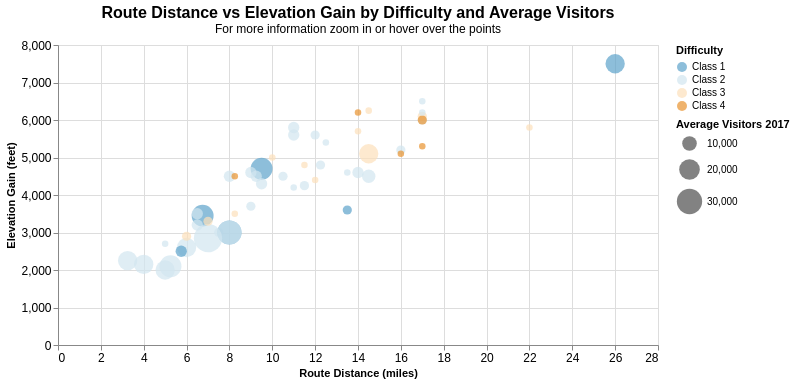

Notebook source saved alongside this figure:
### Markdown cell above
### **Question 2**: <br>
**Elevation gain vs distance, difficulty and visitors**

* **Charts:** Scatter plot, Faceted bubble chart
* **Insights:** Correlation between distance/elevation, visitor distribution by difficulty

### Code cell
#Question 2 | Chart 1: Scatter plot with interactive features

scatter_2 = alt.Chart(df_col14er).mark_circle(opacity=0.7).encode(
    x=alt.X('Distance_mi:Q', title='Route Distance (miles)', scale=alt.Scale(domain=[0, 28]), axis=alt.Axis(labelFontSize=12)),
    y=alt.Y('Elevation Gain_ft:Q', title='Elevation Gain (feet)', axis=alt.Axis(labelFontSize=12)),
    color=alt.Color('Difficulty:N').scale(scheme='blueorange'), #plasma, #magma
    size=alt.Size('Average Visitors 2017:Q', scale=alt.Scale(range=[0,800])),
    tooltip=['Mountain Peak', 'Difficulty', 'Distance_mi', 'Elevation Gain_ft', 'Average Visitors 2017'] # nice addition to show more information when hovering over the points
).properties(
    height=300,
    width=600,
    title={
        "text" : 'Route Distance vs Elevation Gain by Difficulty and Average Visitors',
        "subtitle": "For more information zoom in or hover over the points",
        "fontSize": 16,
        "fontWeight": "bold",
        "subtitleFontSize": 12
    }
).interactive()

scatter_2

### Figure 1 — Vega-Lite specification as saved in the notebook (floating-point values rounded to 4 significant figures)
{"config": {"view": {"continuousWidth": 300, "continuousHeight": 300}}, "data": {"name": "data-edeb8de2e50c1a3e782d222b6a868884"}, "mark": {"type": "circle", "opacity": 0.7}, "encoding": {"color": {"field": "Difficulty", "scale": {"scheme": "blueorange"}, "type": "nominal"}, "size": {"field": "Average Visitors 2017", "scale": {"range": [0, 800]}, "type": "quantitative"}, "tooltip": [{"field": "Mountain Peak", "type": "nominal"}, {"field": "Difficulty", "type": "nominal"}, {"field": "Distance_mi", "type": "quantitative"}, {"field": "Elevation Gain_ft", "type": "quantitative"}, {"field": "Average Visitors 2017", "type": "quantitative"}], "x": {"axis": {"labelFontSize": 12}, "field": "Distance_mi", "scale": {"domain": [0, 28]}, "title": "Route Distance (miles)", "type": "quantitative"}, "y": {"axis": {"labelFontSize": 12}, "field": "Elevation Gain_ft", "title": "Elevation Gain (feet)", "type": "quantitative"}}, "height": 300, "params": [{"name": "param_1", "select": {"type": "interval", "encodings": ["x", "y"]}, "bind": "scales"}], "title": {"text": "Route Distance vs Elevation Gain by Difficulty and Average Visitors", "subtitle": "For more information zoom in or hover over the points", "fontSize": 16, "fontWeight": "bold", "subtitleFontSize": 12}, "width": 600, "$schema": "https://vega.github.io/schema/vega-lite/v5.20.1.json", "datasets": {"data-edeb8de2e50c1a3e782d222b6a868884": [{"Mountain Peak": "Mount Elbert", "Mountain Range": "Sawatch Range", "Elevation_ft": 14440, "Prominence_ft": 9093, "Lat": 39.12, "Long": -106.4, "Distance_mi": 9.5, "Elevation Gain_ft": 4700, "Difficulty": "Class 1", "Traffic Low": 20000, "Traffic High": 25000, "Average Visitors 2017": 22500}, {"Mountain Peak": "Mount Massive", "Mountain Range": "Sawatch Range", "Elevation_ft": 14428, "Prominence_ft": 1961, "Lat": 39.19, "Long": -106.5, "Distance_mi": 14.5, "Elevation Gain_ft": 4500, "Difficulty": "Class 2", "Traffic Low": 7000, "Traffic High": 10000, "Average Visitors 2017": 8500}, {"Mountain Peak": "Mount Harvard", "Mountain Range": "Sawatch Range", "Elevation_ft": 14421, "Prominence_ft": 2360, "Lat": 38.92, "Long": -106.3, "Distance_mi": 14.0, "Elevation Gain_ft": 4600, "Difficulty": "Class 2", "Traffic Low": 5000, "Traffic High": 7000, "Average Visitors 2017": 6000}, {"Mountain Peak": "Blanca Peak", "Mountain Range": "Sangre de Cristo Range", "Elevation_ft": 14351, "Prominence_ft": 5326, "Lat": 37.58, "Long": -105.5, "Distance_mi": 17.0, "Elevation Gain_ft": 6500, "Difficulty": "Class 2", "Traffic Low": 1000, "Traffic High": 3000, "Average Visitors 2017": 2000}, {"Mountain Peak": "La Plata Peak", "Mountain Range": "Sawatch Range", "Elevation_ft": 14343, "Prominence_ft": 1836, "Lat": 39.03, "Long": -106.5, "Distance_mi": 9.25, "Elevation Gain_ft": 4500, "Difficulty": "Class 2", "Traffic Low": 5000, "Traffic High": 7000, "Average Visitors 2017": 6000}, {"Mountain Peak": "Uncompahgre Peak", "Mountain Range": "San Juan Mountains", "Elevation_ft": 14321, "Prominence_ft": 4277, "Lat": 38.07, "Long": -107.5, "Distance_mi": 7.5, "Elevation Gain_ft": 3000, "Difficulty": "Class 2", "Traffic Low": 3000, "Traffic High": 5000, "Average Visitors 2017": 4000}, {"Mountain Peak": "Crestone Peak", "Mountain Range": "Sangre de Cristo Range", "Elevation_ft": 14300, "Prominence_ft": 4554, "Lat": 37.97, "Long": -105.6, "Distance_mi": 14.0, "Elevation Gain_ft": 5700, "Difficulty": "Class 3", "Traffic Low": 1000, "Traffic High": 3000, "Average Visitors 2017": 2000}, {"Mountain Peak": "Mount Lincoln", "Mountain Range": "Mosquito Range", "Elevation_ft": 14293, "Prominence_ft": 3862, "Lat": 39.35, "Long": -106.1, "Distance_mi": 6.0, "Elevation Gain_ft": 2600, "Difficulty": "Class 2", "Traffic Low": 15000, "Traffic High": 20000, "Average Visitors 2017": 17500}, {"Mountain Peak": "Castle Peak", "Mountain Range": "Elk Mountains", "Elevation_ft": 14279, "Prominence_ft": 2365, "Lat": 39.01, "Long": -106.9, "Distance_mi": 13.5, "Elevation Gain_ft": 4600, "Difficulty": "Class 2", "Traffic Low": 1000, "Traffic High": 3000, "Average Visitors 2017": 2000}, {"Mountain Peak": "Grays Peak", "Mountain Range": "Front Range", "Elevation_ft": 14278, "Prominence_ft": 2770, "Lat": 39.63, "Long": -105.8, "Distance_mi": 8.0, "Elevation Gain_ft": 3000, "Difficulty": "Class 1", "Traffic Low": 25000, "Traffic High": 30000, "Average Visitors 2017": 27500}, {"Mountain Peak": "Mount Antero", "Mountain Range": "Sawatch Range", "Elevation_ft": 14276, "Prominence_ft": 2503, "Lat": 38.67, "Long": -106.2, "Distance_mi": 16.0, "Elevation Gain_ft": 5200, "Difficulty": "Class 2", "Traffic Low": 3000, "Traffic High": 5000, "Average Visitors 2017": 4000}, {"Mountain Peak": "Torreys Peak", "Mountain Range": "Front Range", "Elevation_ft": 14275, "Prominence_ft": 560, "Lat": 39.64, "Long": -105.8, "Distance_mi": 8.0, "Elevation Gain_ft": 3000, "Difficulty": "Class 2", "Traffic Low": 25000, "Traffic High": 30000, "Average Visitors 2017": 27500}, {"Mountain Peak": "Quandary Peak", "Mountain Range": "Mosquito Range", "Elevation_ft": 14271, "Prominence_ft": 1125, "Lat": 39.4, "Long": -106.1, "Distance_mi": 6.75, "Elevation Gain_ft": 3450, "Difficulty": "Class 1", "Traffic Low": 20000, "Traffic High": 25000, "Average Visitors 2017": 22500}, {"Mountain Peak": "Mount Evans", "Mountain Range": "Front Range", "Elevation_ft": 14271, "Prominence_ft": 2770, "Lat": 39.59, "Long": -105.6, "Distance_mi": 5.0, "Elevation Gain_ft": 2000, "Difficulty": "Class 2", "Traffic Low": 15000, "Traffic High": 20000, "Average Visitors 2017": 17500}, {"Mountain Peak": "Longs Peak", "Mountain Range": "Front Range", "Elevation_ft": 14259, "Prominence_ft": 2940, "Lat": 40.26, "Long": -105.6, "Distance_mi": 14.5, "Elevation Gain_ft": 5100, "Difficulty": "Class 3", "Traffic Low": 15000, "Traffic High": 20000, "Average Visitors 2017": 17500}, {"Mountain Peak": "Mount Wilson", "Mountain Range": "San Juan Mountains", "Elevation_ft": 14252, "Prominence_ft": 4024, "Lat": 37.84, "Long": -108.0, "Distance_mi": 16.0, "Elevation Gain_ft": 5100, "Difficulty": "Class 4", "Traffic Low": 1000, "Traffic High": 3000, "Average Visitors 2017": 2000}, {"Mountain Peak": "Mount Shavano", "Mountain Range": "Sawatch Range", "Elevation_ft": 14231, "Prominence_ft": 1619, "Lat": 38.62, "Long": -106.2, "Distance_mi": 9.0, "Elevation Gain_ft": 4600, "Difficulty": "Class 2", "Traffic Low": 5000, "Traffic High": 7000, "Average Visitors 2017": 6000}, {"Mountain Peak": "Mount Princeton", "Mountain Range": "Sawatch Range", "Elevation_ft": 14204, "Prominence_ft": 2177, "Lat": 38.75, "Long": -106.2, "Distance_mi": 6.5, "Elevation Gain_ft": 3200, "Difficulty": "Class 2", "Traffic Low": 5000, "Traffic High": 7000, "Average Visitors 2017": 6000}, {"Mountain Peak": "Mount Belford", "Mountain Range": "Sawatch Range", "Elevation_ft": 14203, "Prominence_ft": 1337, "Lat": 38.96, "Long": -106.4, "Distance_mi": 8.0, "Elevation Gain_ft": 4500, "Difficulty": "Class 2", "Traffic Low": 5000, "Traffic High": 7000, "Average Visitors 2017": 6000}, {"Mountain Peak": "Crestone Needle", "Mountain Range": "Sangre de Cristo Range", "Elevation_ft": 14203, "Prominence_ft": 457, "Lat": 37.96, "Long": -105.6, "Distance_mi": 12.0, "Elevation Gain_ft": 4400, "Difficulty": "Class 3", "Traffic Low": 1000, "Traffic High": 3000, "Average Visitors 2017": 2000}, {"Mountain Peak": "Mount Yale", "Mountain Range": "Sawatch Range", "Elevation_ft": 14200, "Prominence_ft": 1896, "Lat": 38.84, "Long": -106.3, "Distance_mi": 9.5, "Elevation Gain_ft": 4300, "Difficulty": "Class 2", "Traffic Low": 5000, "Traffic High": 7000, "Average Visitors 2017": 6000}, {"Mountain Peak": "Mount Bross", "Mountain Range": "Mosquito Range", "Elevation_ft": 14178, "Prominence_ft": 312, "Lat": 39.34, "Long": -106.1, "Distance_mi": 3.25, "Elevation Gain_ft": 2250, "Difficulty": "Class 2", "Traffic Low": 15000, "Traffic High": 20000, "Average Visitors 2017": 17500}, {"Mountain Peak": "Kit Carson Mountain", "Mountain Range": "Sangre de Cristo Range", "Elevation_ft": 14171, "Prominence_ft": 1025, "Lat": 37.98, "Long": -105.6, "Distance_mi": 14.5, "Elevation Gain_ft": 6250, "Difficulty": "Class 3", "Traffic Low": 1000, "Traffic High": 3000, "Average Visitors 2017": 2000}, {"Mountain Peak": "Maroon Peak", "Mountain Range": "Elk Mountains", "Elevation_ft": 14163, "Prominence_ft": 2336, "Lat": 39.07, "Long": -107.0, "Distance_mi": 11.5, "Elevation Gain_ft": 4800, "Difficulty": "Class 3", "Traffic Low": 1000, "Traffic High": 3000, "Average Visitors 2017": 2000}, {"Mountain Peak": "Tabeguache Peak", "Mountain Range": "Sawatch Range", "Elevation_ft": 14162, "Prominence_ft": 455, "Lat": 38.63, "Long": -106.3, "Distance_mi": 11.0, "Elevation Gain_ft": 5600, "Difficulty": "Class 2", "Traffic Low": 5000, "Traffic High": 7000, "Average Visitors 2017": 6000}, {"Mountain Peak": "Mount Oxford (Colorado)", "Mountain Range": "Sawatch Range", "Elevation_ft": 14160, "Prominence_ft": 653, "Lat": 38.96, "Long": -106.3, "Distance_mi": 11.0, "Elevation Gain_ft": 5800, "Difficulty": "Class 2", "Traffic Low": 5000, "Traffic High": 7000, "Average Visitors 2017": 6000}, {"Mountain Peak": "Mount Sneffels", "Mountain Range": "San Juan Mountains", "Elevation_ft": 14158, "Prominence_ft": 3050, "Lat": 38.0, "Long": -107.8, "Distance_mi": 6.0, "Elevation Gain_ft": 2900, "Difficulty": "Class 3", "Traffic Low": 3000, "Traffic High": 5000, "Average Visitors 2017": 4000}, {"Mountain Peak": "Mount Democrat", "Mountain Range": "Mosquito Range", "Elevation_ft": 14155, "Prominence_ft": 768, "Lat": 39.34, "Long": -106.1, "Distance_mi": 4.0, "Elevation Gain_ft": 2150, "Difficulty": "Class 2", "Traffic Low": 15000, "Traffic High": 20000, "Average Visitors 2017": 17500}, {"Mountain Peak": "Capitol Peak", "Mountain Range": "Elk Mountains", "Elevation_ft": 14137, "Prominence_ft": 1750, "Lat": 39.15, "Long": -107.1, "Distance_mi": 17.0, "Elevation Gain_ft": 5300, "Difficulty": "Class 4", "Traffic Low": 1000, "Traffic High": 3000, "Average Visitors 2017": 2000}, {"Mountain Peak": "Pikes Peak", "Mountain Range": "Front Range", "Elevation_ft": 14115, "Prominence_ft": 5530, "Lat": 38.84, "Long": -105.0, "Distance_mi": 26.0, "Elevation Gain_ft": 7500, "Difficulty": "Class 1", "Traffic Low": 15000, "Traffic High": 20000, "Average Visitors 2017": 17500}, {"Mountain Peak": "Snowmass Mountain", "Mountain Range": "Elk Mountains", "Elevation_ft": 14099, "Prominence_ft": 1152, "Lat": 39.12, "Long": -107.1, "Distance_mi": 22.0, "Elevation Gain_ft": 5800, "Difficulty": "Class 3", "Traffic Low": 1000, "Traffic High": 3000, "Average Visitors 2017": 2000}, {"Mountain Peak": "Windom Peak", "Mountain Range": "San Juan Mountains", "Elevation_ft": 14093, "Prominence_ft": 2187, "Lat": 37.62, "Long": -107.6, "Distance_mi": 17.0, "Elevation Gain_ft": 6000, "Difficulty": "Class 2", "Traffic Low": 3000, "Traffic High": 5000, "Average Visitors 2017": 4000}, {"Mountain Peak": "Mount Eolus", "Mountain Range": "San Juan Mountains", "Elevation_ft": 14090, "Prominence_ft": 1024, "Lat": 37.62, "Long": -107.6, "Distance_mi": 17.0, "Elevation Gain_ft": 6100, "Difficulty": "Class 3", "Traffic Low": 3000, "Traffic High": 5000, "Average Visitors 2017": 4000}, {"Mountain Peak": "Challenger Point", "Mountain Range": "Sangre de Cristo Range", "Elevation_ft": 14087, "Prominence_ft": 301, "Lat": 37.98, "Long": -105.6, "Distance_mi": 12.5, "Elevation Gain_ft": 5400, "Difficulty": "Class 2", "Traffic Low": 1000, "Traffic High": 3000, "Average Visitors 2017": 2000}, {"Mountain Peak": "Mount Columbia", "Mountain Range": "Sawatch Range", "Elevation_ft": 14077, "Prominence_ft": 893, "Lat": 38.9, "Long": -106.3, "Distance_mi": 11.5, "Elevation Gain_ft": 4250, "Difficulty": "Class 2", "Traffic Low": 3000, "Traffic High": 5000, "Average Visitors 2017": 4000}, {"Mountain Peak": "Missouri Mountain", "Mountain Range": "Sawatch Range", "Elevation_ft": 14074, "Prominence_ft": 847, "Lat": 38.95, "Long": -106.4, "Distance_mi": 10.5, "Elevation Gain_ft": 4500, "Difficulty": "Class 2", "Traffic Low": 3000, "Traffic High": 5000, "Average Visitors 2017": 4000}, {"Mountain Peak": "Humboldt Peak", "Mountain Range": "Sangre de Cristo Range", "Elevation_ft": 14070, "Prominence_ft": 1204, "Lat": 37.98, "Long": -105.6, "Distance_mi": 11.0, "Elevation Gain_ft": 4200, "Difficulty": "Class 2", "Traffic Low": 1000, "Traffic High": 3000, "Average Visitors 2017": 2000}, {"Mountain Peak": "Mount Bierstadt", "Mountain Range": "Front Range", "Elevation_ft": 14065, "Prominence_ft": 720, "Lat": 39.58, "Long": -105.7, "Distance_mi": 7.0, "Elevation Gain_ft": 2850, "Difficulty": "Class 2", "Traffic Low": 35000, "Traffic High": 40000, "Average Visitors 2017": 37500}, {"Mountain Peak": "Sunlight Peak", "Mountain Range": "San Juan Mountains", "Elevation_ft": 14065, "Prominence_ft": 399, "Lat": 37.63, "Long": -107.6, "Distance_mi": 17.0, "Elevation Gain_ft": 6000, "Difficulty": "Class 4", "Traffic Low": 3000, "Traffic High": 5000, "Average Visitors 2017": 4000}, {"Mountain Peak": "Handies Peak", "Mountain Range": "San Juan Mountains", "Elevation_ft": 14058, "Prominence_ft": 1908, "Lat": 37.91, "Long": -107.5, "Distance_mi": 5.75, "Elevation Gain_ft": 2500, "Difficulty": "Class 1", "Traffic Low": 5000, "Traffic High": 7000, "Average Visitors 2017": 6000}, {"Mountain Peak": "Culebra Peak", "Mountain Range": "Sangre de Cristo Range", "Elevation_ft": 14053, "Prominence_ft": 4827, "Lat": 37.12, "Long": -105.2, "Distance_mi": 5.0, "Elevation Gain_ft": 2700, "Difficulty": "Class 2", "Traffic Low": 1000, "Traffic High": 3000, "Average Visitors 2017": 2000}, {"Mountain Peak": "Ellingwood Point", "Mountain Range": "Sangre de Cristo Range", "Elevation_ft": 14048, "Prominence_ft": 342, "Lat": 37.58, "Long": -105.5, "Distance_mi": 17.0, "Elevation Gain_ft": 6200, "Difficulty": "Class 2", "Traffic Low": 1000, "Traffic High": 3000, "Average Visitors 2017": 2000}, {"Mountain Peak": "Mount Lindsey", "Mountain Range": "Sangre de Cristo Range", "Elevation_ft": 14048, "Prominence_ft": 1542, "Lat": 37.58, "Long": -105.4, "Distance_mi": 8.25, "Elevation Gain_ft": 3500, "Difficulty": "Class 3", "Traffic Low": 1000, "Traffic High": 3000, "Average Visitors 2017": 2000}, {"Mountain Peak": "Little Bear Peak", "Mountain Range": "Sangre de Cristo Range", "Elevation_ft": 14043, "Prominence_ft": 377, "Lat": 37.57, "Long": -105.5, "Distance_mi": 14.0, "Elevation Gain_ft": 6200, "Difficulty": "Class 4", "Traffic Low": 1000, "Traffic High": 3000, "Average Visitors 2017": 2000}, {"Mountain Peak": "Mount Sherman", "Mountain Range": "Mosquito Range", "Elevation_ft": 14043, "Prominence_ft": 850, "Lat": 39.23, "Long": -106.2, "Distance_mi": 5.25, "Elevation Gain_ft": 2100, "Difficulty": "Class 2", "Traffic Low": 20000, "Traffic High": 25000, "Average Visitors 2017": 22500}, {"Mountain Peak": "Redcloud Peak", "Mountain Range": "San Juan Mountains", "Elevation_ft": 14041, "Prominence_ft": 1436, "Lat": 37.94, "Long": -107.4, "Distance_mi": 9.0, "Elevation Gain_ft": 3700, "Difficulty": "Class 2", "Traffic Low": 3000, "Traffic High": 5000, "Average Visitors 2017": 4000}, {"Mountain Peak": "Pyramid Peak", "Mountain Range": "Elk Mountains", "Elevation_ft": 14025, "Prominence_ft": 1638, "Lat": 39.07, "Long": -107.0, "Distance_mi": 8.25, "Elevation Gain_ft": 4500, "Difficulty": "Class 4", "Traffic Low": 1000, "Traffic High": 3000, "Average Visitors 2017": 2000}, {"Mountain Peak": "Wilson Peak", "Mountain Range": "San Juan Mountains", "Elevation_ft": 14023, "Prominence_ft": 857, "Lat": 37.86, "Long": -108.0, "Distance_mi": 10.0, "Elevation Gain_ft": 5000, "Difficulty": "Class 3", "Traffic Low": 1000, "Traffic High": 3000, "Average Visitors 2017": 2000}, {"Mountain Peak": "San Luis Peak", "Mountain Range": "San Juan Mountains", "Elevation_ft": 14022, "Prominence_ft": 3113, "Lat": 37.99, "Long": -106.9, "Distance_mi": 13.5, "Elevation Gain_ft": 3600, "Difficulty": "Class 1", "Traffic Low": 3000, "Traffic High": 5000, "Average Visitors 2017": 4000}, {"Mountain Peak": "Wetterhorn Peak", "Mountain Range": "San Juan Mountains", "Elevation_ft": 14021, "Prominence_ft": 1635, "Lat": 38.06, "Long": -107.5, "Distance_mi": 7.0, "Elevation Gain_ft": 3300, "Difficulty": "Class 3", "Traffic Low": 3000, "Traffic High": 5000, "Average Visitors 2017": 4000}, {"Mountain Peak": "Mount of the Holy Cross", "Mountain Range": "Sawatch Range", "Elevation_ft": 14011, "Prominence_ft": 2113, "Lat": 39.47, "Long": -106.5, "Distance_mi": 12.0, "Elevation Gain_ft": 5600, "Difficulty": "Class 2", "Traffic Low": 3000, "Traffic High": 5000, "Average Visitors 2017": 4000}, {"Mountain Peak": "Huron Peak", "Mountain Range": "Sawatch Range", "Elevation_ft": 14010, "Prominence_ft": 1423, "Lat": 38.95, "Long": -106.4, "Distance_mi": 6.5, "Elevation Gain_ft": 3500, "Difficulty": "Class 2", "Traffic Low": 5000, "Traffic High": 7000, "Average Visitors 2017": 6000}, {"Mountain Peak": "Sunshine Peak", "Mountain Range": "San Juan Mountains", "Elevation_ft": 14007, "Prominence_ft": 501, "Lat": 37.92, "Long": -107.4, "Distance_mi": 12.25, "Elevation Gain_ft": 4800, "Difficulty": "Class 2", "Traffic Low": 3000, "Traffic High": 5000, "Average Visitors 2017": 4000}]}}
